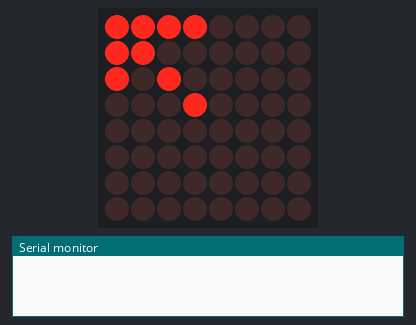
The sketch below on a simulated Arduino Uno, built with avr-gcc and run on an emulated ATmega328P. Parts: 8×8 LED matrix, the last lines printed to the serial monitor. The local clock reads 2024-03-15 10:24:30 at power-on unless the sketch sets it.

Above: at 0.05 s.
At 4.99 s:
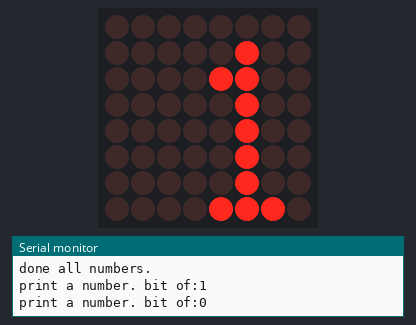
At 9.93 s:
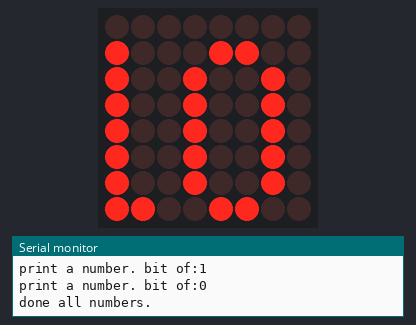
At 19.81 s:
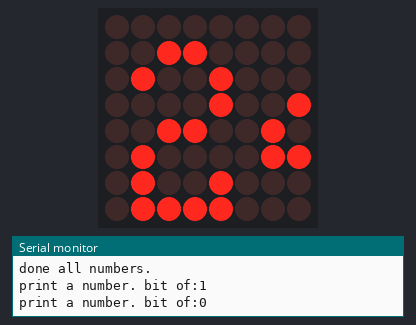
At 29.7 s:
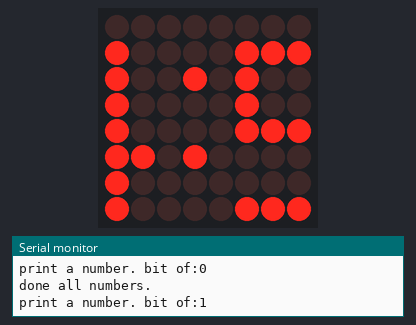
At 39.68 s:
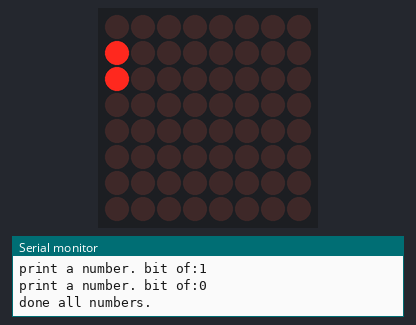

The sketch:

scroll.ino
```cpp
#include "LedControl.h"
#include <Wire.h>
#include "RTClib.h"

RTC_DS1307 RTC;
LedControl lc = LedControl(12, 10, 11, 1);
#define TIMESTYLE 3   //3=h:m:s,2=h:s
#define SPLIT 0x24    //split :
uint8_t chars[] = {
  0x3e, 0x41, 0x41, 0x3e, 0x80,       //0
  0x21, 0x7f, 0x1, 0x80,              //1
  0x27, 0x49, 0x49, 0x33, 0x80,       //2
  0x22, 0x49, 0x49, 0x36, 0x80,       //3
  0xc, 0x14, 0x24, 0x7f, 0x4, 0x80,   //4
  0x79, 0x49, 0x49, 0x46, 0x80,       //5
  0x3e, 0x49, 0x49, 0x6, 0x80,        //6
  0x40, 0x47, 0x58, 0x60, 0x80,       //7
  0x36, 0x49, 0x49, 0x36, 0x80,       //8
  0x32, 0x49, 0x49, 0x3e, 0x80,       //9
};

const byte delaytime = 100;

/* char pointer.
   point to which char is displaying.
*/
byte c_pointer = 0;

/* char position pointer
   when led is scrolling, it will be descending from 7 to 0
   but when 7-c_p_pointer > length of char then c_pointer++
*/
uint16_t c_p_pointer = 0;//char position pointer

/* some words is pringing, but not done
    char or words flag.
*/
bool charPrinting = false;
bool wordPrinting = false;
uint8_t words = 0;            //当前要现实的数字
int8_t hi = 0;               //显示数字的位数
uint8_t hms = 0;              //时分秒,逐个显示,最后清屏重来

byte disp[8] = {0xf0, 0xc0, 0xa0, 0x10, 0x0, 0x0, 0x0, 0x0};

void setup() {
  lc.shutdown(0, false);
  lc.setIntensity(0, 8);
  lc.clearDisplay(0);
  Serial.begin(9600);
  Wire.begin();
  RTC.begin();
  //RTC.adjust(DateTime(__DATE__, __TIME__));
}

bool IsBlank() {
  bool f = true;
  for (byte i = 0; i < 8; i++)
    if (disp[i] != 0) {
      f = false;
      break;
    }
  return f;
}

void printingchar() {
  disp[0] += (chars[c_p_pointer] & 0x80 ? 1 : 0);
  disp[1] += (chars[c_p_pointer] & 0x40 ? 1 : 0);
  disp[2] += (chars[c_p_pointer] & 0x20 ? 1 : 0);
  disp[3] += (chars[c_p_pointer] & 0x10 ? 1 : 0);
  disp[4] += (chars[c_p_pointer] & 0x08 ? 1 : 0);
  disp[5] += (chars[c_p_pointer] & 0x04 ? 1 : 0);
  disp[6] += (chars[c_p_pointer] & 0x02 ? 1 : 0);
  disp[7] += (chars[c_p_pointer] & 0x01 ? 1 : 0);
  c_p_pointer++;
  charPrinting = (chars[c_p_pointer] != 0x80);
}

void printsplit() {
  disp[0] += (SPLIT & 0x80 ? 1 : 0);
  disp[1] += (SPLIT & 0x40 ? 1 : 0);
  disp[2] += (SPLIT & 0x20 ? 1 : 0);
  disp[3] += (SPLIT & 0x10 ? 1 : 0);
  disp[4] += (SPLIT & 0x08 ? 1 : 0);
  disp[5] += (SPLIT & 0x04 ? 1 : 0);
  disp[6] += (SPLIT & 0x02 ? 1 : 0);
  disp[7] += (SPLIT & 0x01 ? 1 : 0);
}

void printingword() {
  if (!charPrinting) {
    if (hi >= 0) {
      Serial.print("print a number. bit of:");
      Serial.println(hi);

      uint8_t m;
      /*
        words = 321
        hi = 2
        1:321 / 10 ^ 2 = 3 - (321 / 10 ^ 3) * 10 ^ 3 = 3
        2:321 / 10 ^ 1 = 32 - (321 / 10 ^ 2) * 10 ^ 2 = 2
        3:321 / 10 ^ 0 = 321 - (321 / 10 ^ 1) * 10 ^ 1 =  1
      */
      //Serial.print("hi:");
      //Serial.print((words / pow(10, hi + 1)) * pow(10, hi + 1));
      //Serial.println((uint16_t)(words / pow(10, hi)));
      //Serial.println(((uint16_t)(words / pow(10, hi + 1))) * pow(10, hi + 1));
      m = (uint16_t)(words / pow(10, hi)) - ((uint16_t)(words / pow(10, hi + 1))) * pow(10, hi + 1);
      //Serial.println(m);
      c_p_pointer = 0;
      while (m > 0) {
        m -= chars[c_p_pointer] == 0x80 ? 1 : 0;
        c_p_pointer++;
      }
      charPrinting = true;
      hi--;
      return;
    }
    else {
      Serial.println("done all numbers.");
      wordPrinting = false;
      return;
    }
  }
  printingchar();
}

void loop() {
  DateTime now = RTC.now();
  if (!wordPrinting & hms == TIMESTYLE) {
    if (IsBlank()) {
      hms = 0;
    }
  }
  else if (!wordPrinting) { //处理下一个时间域
    switch (hms) {
      case 0:
        words = now.hour();
        hi = 1;
        break;
      case 1:
        words = now.minute();
        hi = 1;
        printsplit();
        break;
      case 2:
        words = now.second();
        hi = 1;
        printsplit();
        break;
    }

    hms++;
    wordPrinting = true;
    //printingword();
  }
  else {
    printingword();
  }

  //set led to display
  for (byte i = 0; i < 8; i++)
    lc.setRow(0, i, disp[i]);

  for (byte i = 0; i < 8; i++)
    disp[i] = disp[i] << 1;

  delay(delaytime);
}
```

fonts.ino
```cpp
/*
  uint8_t chars[] = {
  0x00, 0x00, 0x00, 0x80                //32：空格
  , 0x7a, 0x80                          //33:!
  , 0x60, 0x0, 0x60, 0x80               //34:"
  , 0x14, 0x3e, 0x14, 0x3e, 0x14, 0x80  //35:#
  , 0x12, 0x2a, 0x7f, 0x2a, 0x24, 0x80  //36:$
  , 0x32, 0x34, 0x8, 0x16, 0x26, 0x80   //37:%
  , 0x14, 0x2a, 0x14, 0x2, 0x80         //38:&
  , 0x60, 0x80                          //39:'
  , 0x3c, 0x42, 0x80                    //40:(
  , 0x42, 0x3c, 0x80                    //41:)
  , 0x2a, 0x1c, 0x3e, 0x1c, 0x2a, 0x80  //42:*
  , 0x8, 0x8, 0x3e, 0x8, 0x8, 0x80      //43:+
  , 0x1, 0x6, 0x4, 0x80                 //44:,
  , 0x8, 0x8, 0x8, 0x8, 0x8, 0x80       //45:-
  , 0x6, 0x6, 0x80                      //46:.
  , 0x6, 0x8, 0x10, 0x60, 0x80          //47:/
  , 0x3e, 0x41, 0x41, 0x3e, 0x80        //48:0
  , 0x21, 0x7f, 0x1, 0x80               //49:1
  , 0x47, 0x49, 0x49, 0x31, 0x80        //50:2
  , 0x49, 0x49, 0x49, 0x36, 0x80        //51:3
  , 0x70, 0x8, 0x8, 0x7f, 0x80          //52:4
  , 0x79, 0x49, 0x49, 0x46, 0x80        //53:5
  , 0x3e, 0x49, 0x49, 0x6, 0x80         //54:6
  , 0x40, 0x43, 0x4c, 0x70, 0x80        //55:7
  , 0x36, 0x49, 0x49, 0x36, 0x80        //56:8
  , 0x30, 0x49, 0x49, 0x3e, 0x80        //57:9
  , 0xa, 0x80                           //58::
  , 0x1, 0x1a, 0x80                     //59:;
  , 0x8, 0x14, 0x22, 0x80               //60:<
  , 0x14, 0x14, 0x14, 0x80              //61:=
  , 0x22, 0x14, 0x8, 0x80               //62:>
  , 0x20, 0x4a, 0x30, 0x80              //63:?
  , 0x3c, 0x42, 0x5a, 0x38, 0x80        //64:@
  , 0x3e, 0x48, 0x48, 0x3e, 0x80        //65:A
  , 0x7e, 0x52, 0x52, 0x2c, 0x80        //66:B
  , 0x3c, 0x42, 0x42, 0x24, 0x80        //67:C
  , 0x7e, 0x42, 0x42, 0x3c, 0x80        //68:D
  , 0x7e, 0x52, 0x52, 0x42, 0x80        //69:E
  , 0x7e, 0x50, 0x50, 0x40, 0x80        //70:F
  , 0x3c, 0x42, 0x4a, 0x2e, 0x80        //71:G
  , 0x7e, 0x10, 0x10, 0x7e, 0x80        //72:H
  , 0x42, 0x7e, 0x42, 0x80              //73:I
  , 0x4, 0x2, 0x2, 0x7c, 0x80           //74:J
  , 0x7e, 0x18, 0x24, 0x42, 0x80        //75:K
  , 0x7e, 0x2, 0x2, 0x2, 0x80           //76:L
  , 0x7e, 0x20, 0x10, 0x20, 0x7e, 0x80  //77:M
  , 0x7e, 0x30, 0xc, 0x7e, 0x80         //78:N
  , 0x3c, 0x42, 0x42, 0x3c, 0x80        //79:O
  , 0x7e, 0x48, 0x48, 0x30, 0x80        //80:P
  , 0x3c, 0x46, 0x42, 0x3d, 0x80        //81:Q
  , 0x7e, 0x48, 0x4c, 0x32, 0x80        //82:R
  , 0x24, 0x52, 0x4a, 0x24, 0x80        //83:S
  , 0x40, 0x40, 0x7e, 0x40, 0x40, 0x80  //84:T
  , 0x7c, 0x2, 0x2, 0x7c, 0x80          //85:U
  , 0x78, 0x6, 0x6, 0x78, 0x80          //86:V
  , 0x3e, 0x4, 0x8, 0x4, 0x3e, 0x80     //87: W
  , 0x22, 0x14, 0x8, 0x14, 0x22, 0x80   //88:X
  , 0x40, 0x20, 0x1e, 0x20, 0x40, 0x80  //89:Y
  , 0x42, 0x46, 0x4a, 0x52, 0x62, 0x80  //90:Z
  , 0x7e, 0x42, 0x80                    //91:[
  , 0x60, 0x10, 0x8, 0x6, 0x80          //92:\
  , 0x42, 0x7e, 0x80                    //93:]
  , 0x20, 0x40, 0x20, 0x80              //94:^
  , 0x2, 0x2, 0x2, 0x80                 //95:_
  , 0x40, 0x20, 0x80                    //96:`
  , 0xc, 0x12, 0x14, 0x1e, 0x80         //97:a
  , 0x7c, 0x12, 0x12, 0xc, 0x80         //98:b
  , 0xc, 0x12, 0x12, 0x80               //99:c
  , 0xc, 0x12, 0x12, 0x7e, 0x80         //100:d
  , 0xc, 0x1a, 0x1a, 0x8, 0x80          //101:e
  , 0x8, 0x1f, 0x28, 0x80               //102:f
  , 0xa, 0x15, 0x15, 0x19, 0x80         //103:g
  , 0x3e, 0x8, 0x6, 0x80                //104:h
  , 0x12, 0x5e, 0x2, 0x80               //105:i
  , 0x2, 0x1, 0x5e, 0x80                //106:j
  , 0x7e, 0x8, 0x14, 0x2, 0x80          //107:k
  , 0x42, 0x7e, 0x2, 0x80               //108:l
  , 0x1e, 0x10, 0xc, 0x10, 0x1e, 0x80   //109:m
  , 0x1e, 0x10, 0x10, 0xe, 0x80         //110:n
  , 0xc, 0x12, 0x12, 0xc, 0x80          //111:o
  , 0xf, 0x12, 0x12, 0xc, 0x80          //112:p
  , 0xc, 0x12, 0x12, 0xf, 0x80          //113:q
  , 0x1e, 0x10, 0x8, 0x80               //114:r
  , 0x1a, 0x2a, 0x2c, 0x80              //115:s
  , 0x10, 0x3c, 0x12, 0x12, 0x80        //116:t
  , 0x1c, 0x2, 0x2, 0x1e, 0x80          //117:u
  , 0x1c, 0x2, 0x1c, 0x80               //118:v
  , 0x1c, 0x2, 0x4, 0x2, 0x1c, 0x80     //119:w
  , 0x12, 0xc, 0xc, 0x12, 0x80          //120:x
  , 0x10, 0x9, 0x6, 0x1c, 0x80          //121:y
  , 0x12, 0x16, 0x1a, 0x12, 0x80        //122:z
  , 0x8, 0x36, 0x41, 0x80               //123:{
  , 0x7e, 0x80                          //124:|
  , 0x41, 0x36, 0x8, 0x80               //125:}
  , 0x20, 0x40, 0x20, 0x40, 0x80        //126:~
  };
*/
```
